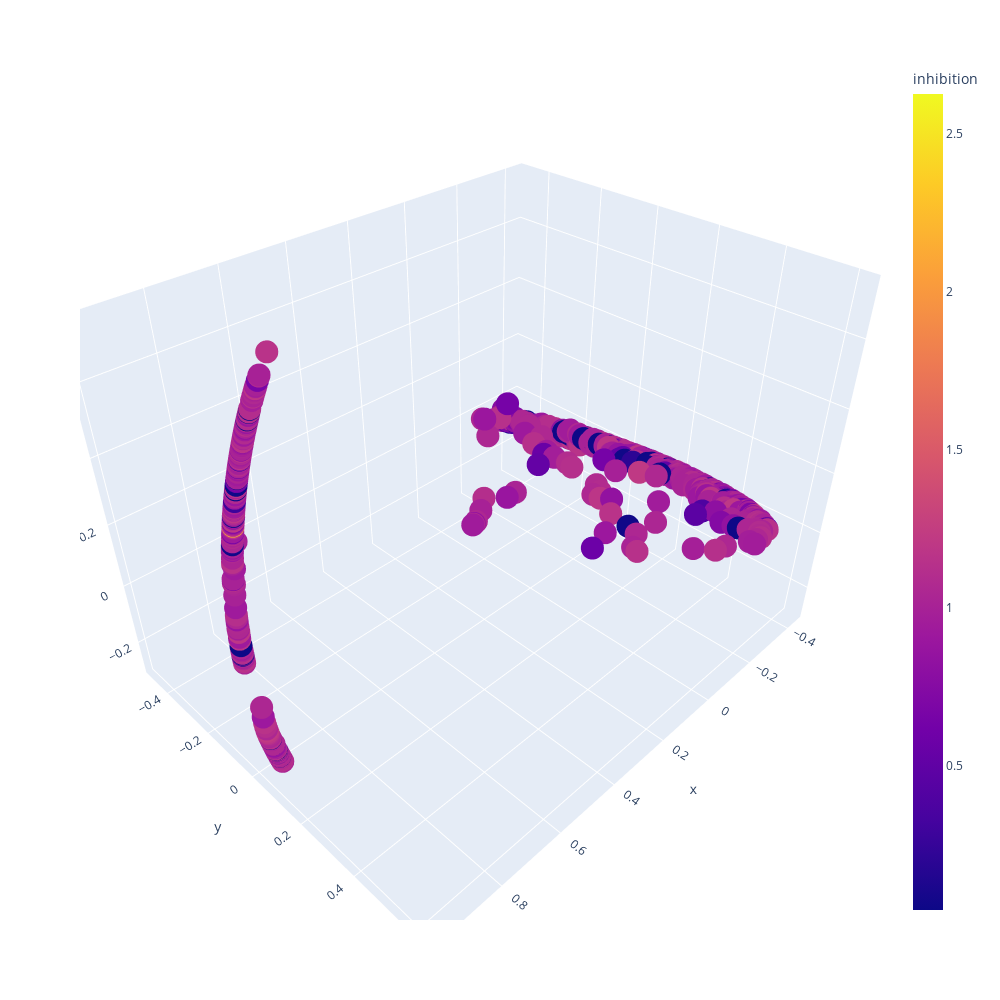

Here is the notebook cell this chart was saved with:
### Code cell
plot_scatter(proj[:, :3], {"inhibition": inhibition}, "inhibition")

### Figure 1 — Plotly figure (JSON) as saved in the notebook; plotly's stock layout.template omitted (floating-point values rounded to 4 significant figures; data arrays with more than 128 entries replaced by an {"elided": "..."} marker saying what was removed)
{"data": [{"customdata": {"elided": "2335x1 float values"}, "hovertemplate": "x=%{x}<br>y=%{y}<br>z=%{z}<br>inhibition=%{marker.color}<extra></extra>", "legendgroup": "", "marker": {"color": {"elided": "2335 float values"}, "coloraxis": "coloraxis", "symbol": "circle"}, "mode": "markers", "name": "", "scene": "scene", "showlegend": false, "type": "scatter3d", "x": {"elided": "2335 float values"}, "y": {"elided": "2335 float values"}, "z": {"elided": "2335 float values"}}], "layout": {"coloraxis": {"colorbar": {"title": {"text": "inhibition"}}, "colorscale": [[0, "#0d0887"], [0.1111, "#46039f"], [0.2222, "#7201a8"], [0.3333, "#9c179e"], [0.4444, "#bd3786"], [0.5556, "#d8576b"], [0.6667, "#ed7953"], [0.7778, "#fb9f3a"], [0.8889, "#fdca26"], [1, "#f0f921"]]}, "height": 1000, "legend": {"tracegroupgap": 0}, "margin": {"t": 60}, "scene": {"domain": {"x": [0, 1], "y": [0, 1]}, "xaxis": {"title": {"text": "x"}}, "yaxis": {"title": {"text": "y"}}, "zaxis": {"title": {"text": "z"}}}, "width": 1000}}
